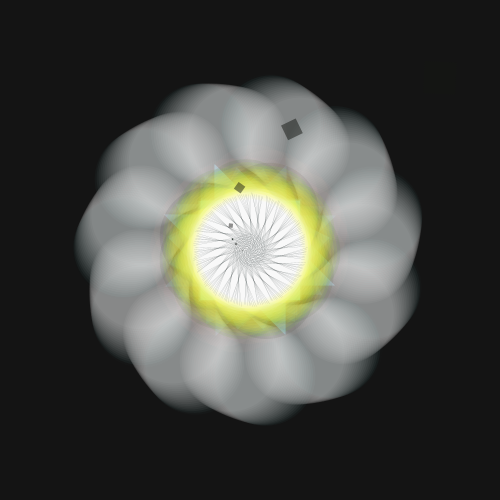
Frame 1 (no input)
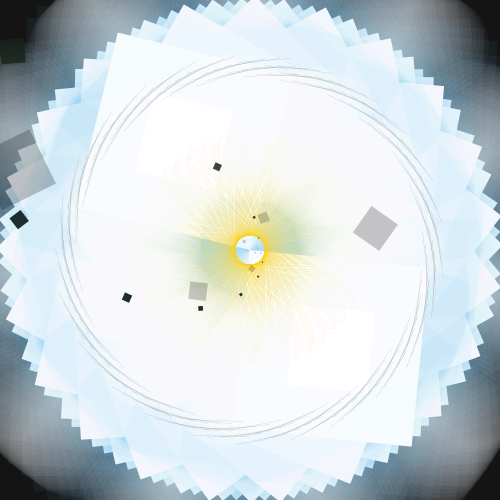
Frame 60 (the mouse pressed at the canvas centre just before this capture)
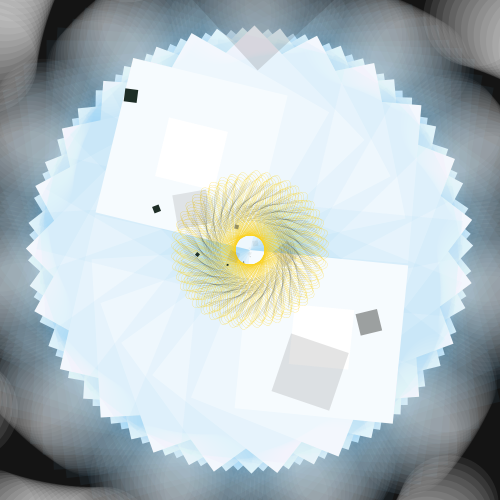
Frame 120 (the mouse held since frame 60 and released just before this capture)

The Processing sketch that drew these frames (run headless with seeded random() and noise(); from frame 60 on, the mouse is pressed at the canvas centre):

// Processing sketch: processing_71133
// ── processing_71133.pde

float spin = 0;
float q = 20;
float n = .5;
float m = 20;
float p =10;
float u;
float w;
float x;
float y;
float yy;
float pointrotateX;
float condense;

float pop = 0.0;
float out = 0.0;

void setup()
{
  size(500,500);
}

void draw()
{
  colorMode(RGB);
   background(20);
  frameRate(20);
  smooth();
  stroke(245, 90, 70, 10);
  translate(250, 250);
  
  for(float i = 0; i < 100; i++) //red ring
  {
    strokeWeight(i);
    rotate(3);
    line(0,y,55, y);
    y = y + .06; //each time it loops, y increases
  }
  
      if(y > 300)
      {
        y = 0; //resets loop
      }  /// CIRCLE EXPANSION
      
      
stroke(110,180, 240, 15); //BLUE RECTANGLE
   for(float a = 0; a < 100; a++)
   {
     fill(255);
     rect(0,0, w, w);
     rotate(3);
     w = w +.03;
   }
     if(w>200)
     {
       w=0;
     } 
     
strokeWeight(.2);  
fill(255);
noFill();
stroke(251, 210, 33); //RED CIRCLE
 for(float c = 0; c < 100; c++)
 {
   ellipse(0, 0, u, 30);
   rotate(3);
   u = u +.2;
 }
  if(u>300)
   {
    u=0;
   } 
   //CIRCLE MOTION
    noStroke();
    
       for(float r = 2; r <200; r++) // White blast
    {
      fill(q/2, q, q/1, 10);
      rotate(4);
      ellipse(p-100,p-100, 100, 100);
      p = p +.05;
      q = q +20;
    }
    if(p >300)
    {
      p = 0;
    }
    
     for(float g = 2; g <200; g++) //FLASH
    {
      fill(n/2, n, n/12, 20);
      rotate(4);
      ellipse(m-50,m-50, 100, 100);
      m = m +.20; //circles amont
      n = n +20;
    }
    if(m >300)
    {
      m = 0;
      n= 20;
    }
    
    stroke(60, 70, 70, 110);
    for(float condense = 200; condense > 0; condense--) //Black line vortex
    {
      rotate(.5);
      line(x,0, x, 55);
      x = x -.08;
    }
      if( x < 35)
      {
        x=300;
      }
      
      noStroke();
      colorMode(HSB);
      for(float k = 0; k <100; k ++)
      {
      rotate(.5);
      pop = pop+.04;
      out = sin(pop)*2;
      scale(out);
       fill(k*1.3,k*1.1, k*.5, k*3);
      rect( spin, spin, .1, .1);
      spin = spin +.012;
      }
      if(spin <200)
      {
        spin = 0;
      }
}
